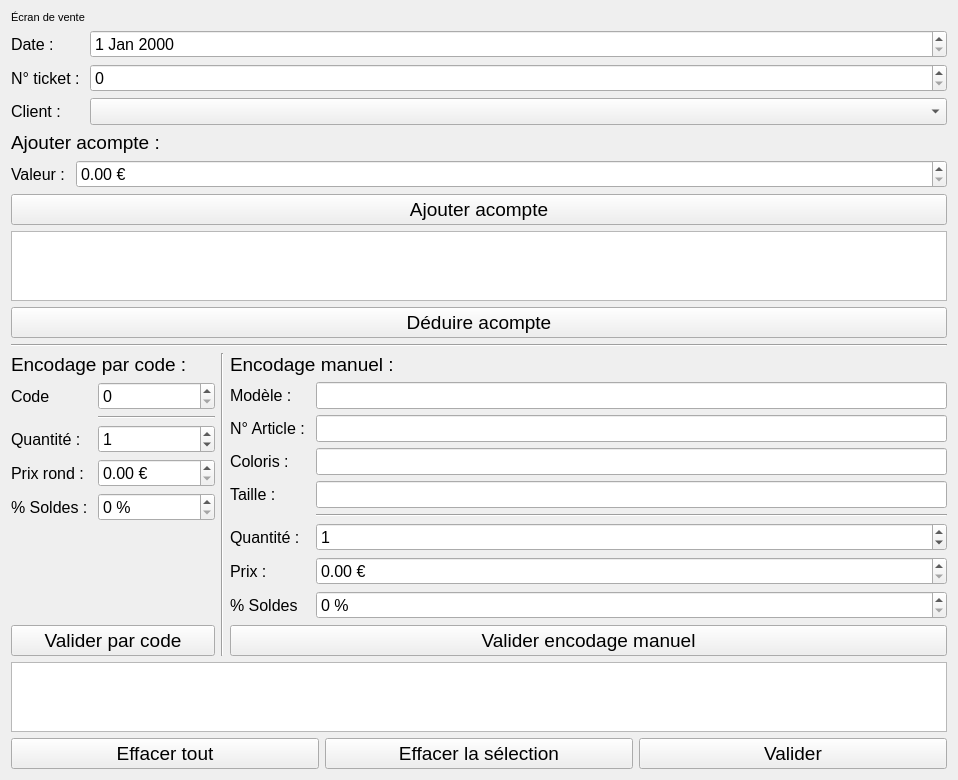
<?xml version="1.0" encoding="UTF-8"?>
<ui version="4.0">
 <class>VenteWindow</class>
 <widget class="QWidget" name="VenteWindow">
  <property name="geometry">
   <rect>
    <x>0</x>
    <y>0</y>
    <width>958</width>
    <height>764</height>
   </rect>
  </property>
  <property name="font">
   <font>
    <pointsize>8</pointsize>
   </font>
  </property>
  <property name="windowTitle">
   <string>Form</string>
  </property>
  <layout class="QVBoxLayout" name="verticalLayout">
   <item>
    <widget class="QLabel" name="label">
     <property name="font">
      <font>
       <pointsize>8</pointsize>
      </font>
     </property>
     <property name="text">
      <string>Écran de vente</string>
     </property>
    </widget>
   </item>
   <item>
    <layout class="QFormLayout" name="formLayout_3">
     <property name="fieldGrowthPolicy">
      <enum>QFormLayout::AllNonFixedFieldsGrow</enum>
     </property>
     <item row="0" column="0">
      <widget class="QLabel" name="dateLabel">
       <property name="font">
        <font>
         <pointsize>12</pointsize>
        </font>
       </property>
       <property name="text">
        <string>Date :</string>
       </property>
      </widget>
     </item>
     <item row="0" column="1">
      <widget class="QDateEdit" name="dateEdit">
       <property name="font">
        <font>
         <pointsize>12</pointsize>
        </font>
       </property>
      </widget>
     </item>
     <item row="1" column="0">
      <widget class="QLabel" name="nTicketLabel">
       <property name="font">
        <font>
         <pointsize>12</pointsize>
        </font>
       </property>
       <property name="text">
        <string>N° ticket : </string>
       </property>
      </widget>
     </item>
     <item row="1" column="1">
      <widget class="QSpinBox" name="spinBox_3">
       <property name="font">
        <font>
         <pointsize>12</pointsize>
        </font>
       </property>
       <property name="minimum">
        <number>0</number>
       </property>
       <property name="maximum">
        <number>10000</number>
       </property>
       <property name="singleStep">
        <number>1</number>
       </property>
      </widget>
     </item>
     <item row="2" column="0">
      <widget class="QLabel" name="clientLabel">
       <property name="font">
        <font>
         <pointsize>12</pointsize>
        </font>
       </property>
       <property name="text">
        <string>Client : </string>
       </property>
      </widget>
     </item>
     <item row="2" column="1">
      <widget class="QComboBox" name="clientComboBox">
       <property name="font">
        <font>
         <pointsize>12</pointsize>
        </font>
       </property>
       <property name="editable">
        <bool>false</bool>
       </property>
       <property name="maxVisibleItems">
        <number>20</number>
       </property>
      </widget>
     </item>
    </layout>
   </item>
   <item>
    <layout class="QVBoxLayout" name="verticalLayout_4">
     <property name="topMargin">
      <number>0</number>
     </property>
     <property name="bottomMargin">
      <number>0</number>
     </property>
     <item>
      <widget class="QLabel" name="label_5">
       <property name="font">
        <font>
         <pointsize>14</pointsize>
        </font>
       </property>
       <property name="text">
        <string>Ajouter acompte : </string>
       </property>
      </widget>
     </item>
     <item>
      <layout class="QFormLayout" name="formLayout_4">
       <item row="0" column="0">
        <widget class="QLabel" name="valeurLabel">
         <property name="font">
          <font>
           <pointsize>12</pointsize>
          </font>
         </property>
         <property name="text">
          <string>Valeur : </string>
         </property>
        </widget>
       </item>
       <item row="0" column="1">
        <widget class="QDoubleSpinBox" name="valeurDoubleSpinBox">
         <property name="font">
          <font>
           <pointsize>12</pointsize>
          </font>
         </property>
         <property name="suffix">
          <string> €</string>
         </property>
         <property name="maximum">
          <double>1000000.000000000000000</double>
         </property>
        </widget>
       </item>
      </layout>
     </item>
     <item>
      <widget class="QPushButton" name="bAcompte">
       <property name="maximumSize">
        <size>
         <width>16777215</width>
         <height>16777215</height>
        </size>
       </property>
       <property name="font">
        <font>
         <pointsize>14</pointsize>
        </font>
       </property>
       <property name="text">
        <string>Ajouter acompte</string>
       </property>
      </widget>
     </item>
    </layout>
   </item>
   <item>
    <widget class="QTableView" name="tableView_2">
     <property name="minimumSize">
      <size>
       <width>0</width>
       <height>0</height>
      </size>
     </property>
     <property name="maximumSize">
      <size>
       <width>16777215</width>
       <height>100</height>
      </size>
     </property>
     <property name="font">
      <font>
       <pointsize>10</pointsize>
      </font>
     </property>
     <property name="editTriggers">
      <set>QAbstractItemView::NoEditTriggers</set>
     </property>
     <property name="defaultDropAction">
      <enum>Qt::IgnoreAction</enum>
     </property>
     <property name="selectionMode">
      <enum>QAbstractItemView::SingleSelection</enum>
     </property>
     <property name="selectionBehavior">
      <enum>QAbstractItemView::SelectRows</enum>
     </property>
    </widget>
   </item>
   <item>
    <widget class="QPushButton" name="pushButton_2">
     <property name="font">
      <font>
       <pointsize>14</pointsize>
      </font>
     </property>
     <property name="text">
      <string>Déduire acompte</string>
     </property>
    </widget>
   </item>
   <item>
    <widget class="Line" name="line_4">
     <property name="orientation">
      <enum>Qt::Horizontal</enum>
     </property>
    </widget>
   </item>
   <item>
    <layout class="QHBoxLayout" name="horizontalLayout">
     <item>
      <layout class="QVBoxLayout" name="verticalLayout_2">
       <item>
        <widget class="QLabel" name="label_3">
         <property name="maximumSize">
          <size>
           <width>16777215</width>
           <height>23</height>
          </size>
         </property>
         <property name="font">
          <font>
           <pointsize>14</pointsize>
          </font>
         </property>
         <property name="text">
          <string>Encodage par code :</string>
         </property>
        </widget>
       </item>
       <item>
        <layout class="QFormLayout" name="formLayout">
         <property name="fieldGrowthPolicy">
          <enum>QFormLayout::AllNonFixedFieldsGrow</enum>
         </property>
         <item row="1" column="0">
          <widget class="QLabel" name="codeLabel">
           <property name="font">
            <font>
             <pointsize>12</pointsize>
            </font>
           </property>
           <property name="text">
            <string>Code </string>
           </property>
          </widget>
         </item>
         <item row="2" column="1">
          <widget class="Line" name="line_3">
           <property name="orientation">
            <enum>Qt::Horizontal</enum>
           </property>
          </widget>
         </item>
         <item row="3" column="0">
          <widget class="QLabel" name="quantitLabel_2">
           <property name="font">
            <font>
             <pointsize>12</pointsize>
            </font>
           </property>
           <property name="text">
            <string>Quantité : </string>
           </property>
          </widget>
         </item>
         <item row="4" column="0">
          <widget class="QLabel" name="prixRondLabel">
           <property name="font">
            <font>
             <pointsize>12</pointsize>
            </font>
           </property>
           <property name="text">
            <string>Prix rond : </string>
           </property>
          </widget>
         </item>
         <item row="4" column="1">
          <widget class="QDoubleSpinBox" name="prixRondDoubleSpinBox">
           <property name="font">
            <font>
             <pointsize>12</pointsize>
            </font>
           </property>
           <property name="suffix">
            <string> €</string>
           </property>
           <property name="maximum">
            <double>1000000.000000000000000</double>
           </property>
          </widget>
         </item>
         <item row="5" column="0">
          <widget class="QLabel" name="soldesLabel_2">
           <property name="font">
            <font>
             <pointsize>12</pointsize>
            </font>
           </property>
           <property name="text">
            <string>% Soldes : </string>
           </property>
          </widget>
         </item>
         <item row="5" column="1">
          <widget class="QSpinBox" name="spinBox">
           <property name="font">
            <font>
             <pointsize>12</pointsize>
            </font>
           </property>
           <property name="suffix">
            <string> %</string>
           </property>
           <property name="prefix">
            <string/>
           </property>
           <property name="maximum">
            <number>100</number>
           </property>
          </widget>
         </item>
         <item row="3" column="1">
          <widget class="QSpinBox" name="spinBox_2">
           <property name="font">
            <font>
             <pointsize>12</pointsize>
            </font>
           </property>
           <property name="minimum">
            <number>-100</number>
           </property>
           <property name="maximum">
            <number>100</number>
           </property>
           <property name="value">
            <number>1</number>
           </property>
          </widget>
         </item>
         <item row="1" column="1">
          <widget class="QSpinBox" name="codeSpinBox">
           <property name="font">
            <font>
             <pointsize>12</pointsize>
            </font>
           </property>
           <property name="suffix">
            <string/>
           </property>
           <property name="minimum">
            <number>0</number>
           </property>
           <property name="maximum">
            <number>1000000</number>
           </property>
          </widget>
         </item>
        </layout>
       </item>
       <item>
        <widget class="QPushButton" name="bCode">
         <property name="font">
          <font>
           <pointsize>14</pointsize>
          </font>
         </property>
         <property name="text">
          <string>Valider par code</string>
         </property>
         <property name="autoDefault">
          <bool>false</bool>
         </property>
         <property name="default">
          <bool>false</bool>
         </property>
         <property name="flat">
          <bool>false</bool>
         </property>
        </widget>
       </item>
      </layout>
     </item>
     <item>
      <widget class="Line" name="line_2">
       <property name="orientation">
        <enum>Qt::Vertical</enum>
       </property>
      </widget>
     </item>
     <item>
      <layout class="QVBoxLayout" name="verticalLayout_3">
       <item>
        <widget class="QLabel" name="label_2">
         <property name="font">
          <font>
           <pointsize>14</pointsize>
          </font>
         </property>
         <property name="text">
          <string>Encodage manuel :</string>
         </property>
        </widget>
       </item>
       <item>
        <layout class="QFormLayout" name="formLayout_2">
         <property name="fieldGrowthPolicy">
          <enum>QFormLayout::AllNonFixedFieldsGrow</enum>
         </property>
         <item row="0" column="0">
          <widget class="QLabel" name="aricleLabel">
           <property name="font">
            <font>
             <pointsize>12</pointsize>
            </font>
           </property>
           <property name="text">
            <string>Modèle :</string>
           </property>
          </widget>
         </item>
         <item row="0" column="1">
          <widget class="QLineEdit" name="aricleLineEdit">
           <property name="font">
            <font>
             <pointsize>12</pointsize>
            </font>
           </property>
           <property name="maxLength">
            <number>255</number>
           </property>
          </widget>
         </item>
         <item row="1" column="0">
          <widget class="QLabel" name="nArticleLabel">
           <property name="font">
            <font>
             <pointsize>12</pointsize>
            </font>
           </property>
           <property name="text">
            <string>N° Article : </string>
           </property>
          </widget>
         </item>
         <item row="2" column="0">
          <widget class="QLabel" name="colorisLabel">
           <property name="font">
            <font>
             <pointsize>12</pointsize>
            </font>
           </property>
           <property name="text">
            <string>Coloris : </string>
           </property>
          </widget>
         </item>
         <item row="2" column="1">
          <widget class="QLineEdit" name="tailleLineEdit">
           <property name="font">
            <font>
             <pointsize>12</pointsize>
            </font>
           </property>
           <property name="maxLength">
            <number>255</number>
           </property>
          </widget>
         </item>
         <item row="3" column="0">
          <widget class="QLabel" name="tailleLabel">
           <property name="font">
            <font>
             <pointsize>12</pointsize>
            </font>
           </property>
           <property name="text">
            <string>Taille :</string>
           </property>
          </widget>
         </item>
         <item row="3" column="1">
          <widget class="QLineEdit" name="colorisLineEdit">
           <property name="font">
            <font>
             <pointsize>12</pointsize>
            </font>
           </property>
           <property name="maxLength">
            <number>255</number>
           </property>
          </widget>
         </item>
         <item row="4" column="1">
          <widget class="Line" name="line">
           <property name="orientation">
            <enum>Qt::Horizontal</enum>
           </property>
          </widget>
         </item>
         <item row="5" column="0">
          <widget class="QLabel" name="quantitLabel">
           <property name="font">
            <font>
             <pointsize>12</pointsize>
            </font>
           </property>
           <property name="text">
            <string>Quantité : </string>
           </property>
          </widget>
         </item>
         <item row="5" column="1">
          <widget class="QSpinBox" name="quantitSpinBox">
           <property name="font">
            <font>
             <pointsize>12</pointsize>
            </font>
           </property>
           <property name="minimum">
            <number>-100</number>
           </property>
           <property name="maximum">
            <number>100</number>
           </property>
           <property name="value">
            <number>1</number>
           </property>
          </widget>
         </item>
         <item row="6" column="0">
          <widget class="QLabel" name="prixLabel">
           <property name="font">
            <font>
             <pointsize>12</pointsize>
            </font>
           </property>
           <property name="text">
            <string>Prix :</string>
           </property>
          </widget>
         </item>
         <item row="6" column="1">
          <widget class="QDoubleSpinBox" name="prixDoubleSpinBox">
           <property name="font">
            <font>
             <pointsize>12</pointsize>
            </font>
           </property>
           <property name="suffix">
            <string> €</string>
           </property>
           <property name="maximum">
            <double>1000000.000000000000000</double>
           </property>
          </widget>
         </item>
         <item row="7" column="0">
          <widget class="QLabel" name="soldesLabel">
           <property name="font">
            <font>
             <pointsize>12</pointsize>
            </font>
           </property>
           <property name="text">
            <string>% Soldes</string>
           </property>
          </widget>
         </item>
         <item row="7" column="1">
          <widget class="QSpinBox" name="soldesSpinBox">
           <property name="font">
            <font>
             <pointsize>12</pointsize>
            </font>
           </property>
           <property name="suffix">
            <string> %</string>
           </property>
           <property name="maximum">
            <number>100</number>
           </property>
          </widget>
         </item>
         <item row="1" column="1">
          <widget class="QLineEdit" name="nArticleLineEdit">
           <property name="font">
            <font>
             <pointsize>12</pointsize>
            </font>
           </property>
           <property name="maxLength">
            <number>255</number>
           </property>
          </widget>
         </item>
        </layout>
       </item>
       <item>
        <widget class="QPushButton" name="bManuel">
         <property name="font">
          <font>
           <pointsize>14</pointsize>
          </font>
         </property>
         <property name="text">
          <string>Valider encodage manuel</string>
         </property>
        </widget>
       </item>
      </layout>
     </item>
    </layout>
   </item>
   <item>
    <widget class="QTableView" name="tableView">
     <property name="font">
      <font>
       <pointsize>12</pointsize>
      </font>
     </property>
     <property name="midLineWidth">
      <number>0</number>
     </property>
     <property name="editTriggers">
      <set>QAbstractItemView::NoEditTriggers</set>
     </property>
     <property name="alternatingRowColors">
      <bool>true</bool>
     </property>
     <property name="selectionBehavior">
      <enum>QAbstractItemView::SelectRows</enum>
     </property>
     <property name="horizontalScrollMode">
      <enum>QAbstractItemView::ScrollPerItem</enum>
     </property>
    </widget>
   </item>
   <item>
    <layout class="QHBoxLayout" name="horizontalLayout_2">
     <item>
      <widget class="QPushButton" name="bEffacer">
       <property name="font">
        <font>
         <pointsize>14</pointsize>
        </font>
       </property>
       <property name="text">
        <string>Effacer tout</string>
       </property>
      </widget>
     </item>
     <item>
      <widget class="QPushButton" name="pushButton">
       <property name="font">
        <font>
         <pointsize>14</pointsize>
        </font>
       </property>
       <property name="text">
        <string>Effacer la sélection</string>
       </property>
      </widget>
     </item>
     <item>
      <widget class="QPushButton" name="bValider">
       <property name="font">
        <font>
         <pointsize>14</pointsize>
        </font>
       </property>
       <property name="text">
        <string>Valider</string>
       </property>
      </widget>
     </item>
    </layout>
   </item>
  </layout>
 </widget>
 <tabstops>
  <tabstop>dateEdit</tabstop>
  <tabstop>spinBox_3</tabstop>
  <tabstop>valeurDoubleSpinBox</tabstop>
  <tabstop>bAcompte</tabstop>
  <tabstop>tableView_2</tabstop>
  <tabstop>codeSpinBox</tabstop>
  <tabstop>spinBox_2</tabstop>
  <tabstop>prixRondDoubleSpinBox</tabstop>
  <tabstop>spinBox</tabstop>
  <tabstop>bCode</tabstop>
  <tabstop>aricleLineEdit</tabstop>
  <tabstop>nArticleLineEdit</tabstop>
  <tabstop>tailleLineEdit</tabstop>
  <tabstop>colorisLineEdit</tabstop>
  <tabstop>quantitSpinBox</tabstop>
  <tabstop>prixDoubleSpinBox</tabstop>
  <tabstop>soldesSpinBox</tabstop>
  <tabstop>bManuel</tabstop>
  <tabstop>tableView</tabstop>
  <tabstop>bEffacer</tabstop>
  <tabstop>bValider</tabstop>
 </tabstops>
 <resources/>
 <connections/>
</ui>
